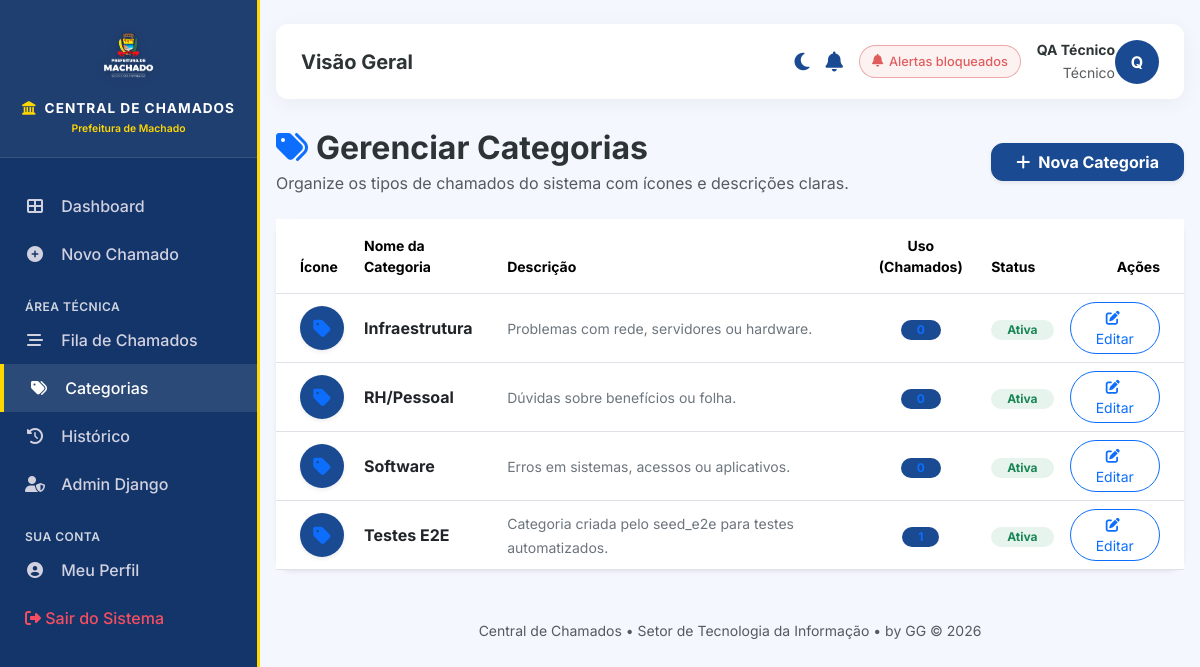
The page /tickets/categorias/ (signed in) on the database its author committed.
### accounts/models.py (models this page shows, shortened)
class User(AbstractUser):
    is_technician = models.BooleanField(
        default=False,
        verbose_name='É Técnico de TI',
        help_text='Marque se este usuário é um técnico de suporte'
    )
    must_change_password = models.BooleanField(
        default=False,
        verbose_name='Deve trocar senha no próximo login',
    )
    departamento = models.CharField(
        max_length=100,
        blank=True,
        verbose_name='Departamento'
    )
    telefone = models.CharField(
        max_length=20,
        blank=True,
        verbose_name='Telefone'
    )
    aceitou_termos = models.BooleanField(
        default=False,
        verbose_name='Aceitou os Termos de Uso e Política de Privacidade',
    )
    data_aceite_termos = models.DateTimeField(
        null=True,
        blank=True,
        verbose_name='Data da aceitação dos Termos',
    )
    class Meta:
        verbose_name = 'Usuário'
        verbose_name_plural = 'Usuários'
        ordering = ['username']

### tickets/models.py (models this page shows, shortened)
class Categoria(models.Model):
    nome = models.CharField(max_length=100, verbose_name='Nome')
    icone = models.CharField(
        max_length=50,
        blank=True,
        verbose_name='Ícone (classe FontAwesome)',
        help_text='Ex: fa-desktop, fa-network-wired, fa-print'
    )
    descricao = models.TextField(blank=True, verbose_name='Descrição')
    ativa = models.BooleanField(default=True, verbose_name='Ativa')
    class Meta:
        verbose_name = 'Categoria'
        verbose_name_plural = 'Categorias'
        ordering = ['nome']

### tickets/views.py (the view)
# urls.py: path('categorias/', views.lista_categorias, name='categorias'),
@tecnico_required
def lista_categorias(request):
    categorias = Categoria.objects.all().annotate(total_tickets=Count('ticket')).order_by('nome')
    return render(request, 'tickets/categoria_list.html', {'categorias': categorias})

### config/context_processors.py (called while the page is built)
def pusher_config(request):
    return {
        'PUSHER_ENABLED': getattr(settings, 'PUSHER_CLIENT', None) is not None,
        'PUSHER_KEY': getattr(settings, 'PUSHER_KEY', '') or '',
        'PUSHER_CLUSTER': getattr(settings, 'PUSHER_CLUSTER', '') or '',
        'VAPID_PUBLIC_KEY': getattr(settings, 'VAPID_PUBLIC_KEY', '') or '',
    }

### templates/tickets/categoria_list.html (shortened to what this page needs)
{% extends 'base.html' %}
{% block content %}
<div class="d-flex flex-wrap justify-content-between align-items-center mb-4 gap-2">
    <div>
        <h2 class="fw-bold mb-1"><i class="fas fa-tags text-primary me-2" aria-hidden="true"></i>Gerenciar Categorias</h2>
        <p class="text-muted mb-0">Organize os tipos de chamados do sistema com ícones e descrições claras.</p>
    </div>
    <a href="{% url 'tickets:categoria_create' %}" class="btn btn-primary fw-bold px-4 shadow-sm">
        <i class="fas fa-plus me-2" aria-hidden="true"></i>Nova Categoria
    </a>
</div>
<div class="card border-0 shadow-sm">
    <div class="table-responsive">
        <table class="table table-hover align-middle mb-0" aria-label="Tabela de categorias de chamados">
            <thead class="bg-light text-muted small">
                <tr>
                    <th scope="col" class="ps-4 py-3" style="width: 80px;">Ícone</th>
                    <th scope="col" class="py-3">Nome da Categoria</th>
                    <th scope="col" class="py-3">Descrição</th>
                    <th scope="col" class="py-3 text-center">Uso (Chamados)</th>
                    <th scope="col" class="py-3">Status</th>
                    <th scope="col" class="py-3 text-end pe-4">Ações</th>
                </tr>
            </thead>
            <tbody>
                {% for categoria in categorias %}
                <tr>
                    <td class="ps-4">
                        <div class="bg-primary bg-opacity-10 text-primary rounded-circle d-flex align-items-center justify-content-center shadow-sm icon-lg">
                            {% if categoria.icone %}
                                <i class="fas {{ categoria.icone }} fa-lg" aria-hidden="true"></i>
                            {% else %}
                                <i class="fas fa-tag fa-lg" aria-hidden="true"></i>
                            {% endif %}
                        </div>
                    </td>
                    <td>
                        <span class="fw-bold text-dark">{{ categoria.nome }}</span>
                    </td>
                    <td>
                        <span class="text-secondary small">{{ categoria.descricao|truncatechars:60|default:"Sem descrição definida" }}</span>
                    </td>
                    <td class="text-center">
                        <span class="badge bg-primary bg-opacity-10 text-primary rounded-pill px-3 fw-bold">
                            {{ categoria.total_tickets }}
                        </span>
                    </td>
                    <td>
                        {% if categoria.ativa %}
                        <span class="badge bg-success bg-opacity-10 text-success rounded-pill px-3">Ativa</span>
                        {% else %}
                        <span class="badge bg-light text-muted border rounded-pill px-3">Inativa</span>
                        {% endif %}
                    </td>
                    <td class="text-end pe-4">
                        <a href="{% url 'tickets:categoria_update' categoria.id %}"
                           class="btn btn-sm btn-outline-primary rounded-pill px-3">
                            <i class="fas fa-edit me-1" aria-hidden="true"></i> Editar
                        </a>
                    </td>
                </tr>
                {% endfor %}
            </tbody>
        </table>
    </div>
</div>
{% endblock %}

### templates/base.html (shortened to what this page needs)
{% load static %}
<!DOCTYPE html>
<html lang="pt-br">
<head>
    <link href="https://cdn.jsdelivr.net/npm/bootstrap@5.3.2/dist/css/bootstrap.min.css" rel="stylesheet">
    <link href="https://cdnjs.cloudflare.com/ajax/libs/font-awesome/6.4.2/css/all.min.css" rel="stylesheet" media="print" onload="this.media='all'">
    <link rel="stylesheet" href="{% static 'css/base.css' %}">
    <link rel="stylesheet" href="{% static 'css/components.css' %}">
</head>
<body class="{% if not user.is_authenticated %}no-sidebar{% endif %}">
    <div class="wrapper">
        {% if user.is_authenticated %}
        <nav id="sidebar" aria-label="Menu principal">
            <div class="sidebar-header">
                <img src="{% static 'image/machado.png' %}" alt="Prefeitura de Machado" class="sidebar-logo" width="124" height="70" style="height: auto;">
                <h4><i class="fas fa-landmark me-2" style="color: var(--accent-color);"></i>CENTRAL DE CHAMADOS</h4>
                <small class="text-xxs" style="color: var(--accent-color); display: block; margin-top: 5px; font-weight: 600;">Prefeitura de Machado</small>
            </div>
            <ul class="list-unstyled mt-4">
                <li class="{% if request.resolver_match.url_name == 'dashboard' %}active{% endif %}">
                    <a href="{% url 'tickets:dashboard' %}"><i class="fas fa-th-large"></i> Dashboard</a>
                </li>
                <li class="{% if request.resolver_match.url_name == 'create' %}active{% endif %}">
                    <a href="{% url 'tickets:create' %}"><i class="fas fa-plus-circle"></i> Novo Chamado</a>
                </li>
                {% if user.is_technician %}
                <li class="small">Área Técnica</li>
                <li class="{% if request.resolver_match.url_name == 'fila_admin' %}active{% endif %}">
                    <a href="{% url 'tickets:fila_admin' %}"><i class="fas fa-stream"></i> Fila de Chamados</a>
                </li>
                <li class="{% if request.resolver_match.url_name == 'categorias' %}active{% endif %}">
                    <a href="{% url 'tickets:categorias' %}"><i class="fas fa-tags"></i> Categorias</a>
                </li>
                <li><a href="{% url 'tickets:historico' %}"><i class="fas fa-history"></i> Histórico</a></li>
                <li><a href="{% url 'admin:index' %}" target="_blank"><i class="fas fa-user-shield"></i> Admin Django</a></li>
                {% endif %}
                <li class="small">Sua Conta</li>
                <li><a href="{% url 'accounts:profile' %}"><i class="fas fa-user-circle"></i> Meu Perfil</a></li>
                <li>
                    <button type="button" onclick="document.getElementById('logout-form').submit();" class="logout-btn-sidebar">
                        <i class="fas fa-sign-out-alt"></i> Sair do Sistema
                    </button>
                </li>
            </ul>
        </nav>
        {% endif %}
        <div id="content">
            {% if user.is_authenticated %}
            <div class="top-bar">
                <div class="d-flex align-items-center me-2 min-w-0">
                    <h5 class="mb-0 fw-bold text-truncate">{% block page_title %}Visão Geral{% endblock %}</h5>
                </div>
                <div class="d-flex align-items-center justify-content-end flex-shrink-0 ms-auto gap-2 gap-sm-3 top-bar-right">
                    <button type="button" id="btn-theme-toggle" class="btn btn-link p-0 border-0" aria-label="Alternar modo escuro" title="Alternar tema">
                        <i class="fas fa-moon fa-lg" id="theme-icon" aria-hidden="true" style="color: var(--primary-color);"></i>
                    </button>
                    <a href="#" id="sino-notificacoes" class="position-relative" title="Notificações" aria-label="Notificações" data-bs-toggle="offcanvas" data-bs-target="#drawerNotificacoes" aria-controls="drawerNotificacoes">
                        <i class="fas fa-bell fa-lg" aria-hidden="true" style="color: var(--primary-color);"></i>
                    </a>
                    <div id="notif-permission-item" class="d-none" title="Notificações do navegador">
                        <button type="button" id="btn-ativar-notificacoes" class="notif-enable-btn" aria-label="Ativar notificações do navegador">
                            <i class="fas fa-bell" aria-hidden="true"></i>
                            <span id="notif-btn-texto" class="d-none d-sm-inline">Ativar Alertas</span>
                        </button>
                    </div>
                    <div class="user-badge d-flex align-items-center">
                        <div class="text-end d-none d-md-block">
                            <div class="fw-bold small">{{ user.get_full_name|default:user.username }}</div>
                            <small class="text-muted">{% if user.is_technician %}Técnico{% else %}Solicitante{% endif %}</small>
                        </div>
                        <div class="text-white rounded-circle d-flex align-items-center justify-content-center icon-lg" style="font-weight: 700; background-color: var(--primary-color);">
                            {{ user.username|slice:":1"|upper }}
                        </div>
                    </div>
                </div>
            </div>
            {% endif %}
            <main>{% block content %}{% endblock %}</main>
            <footer class="text-center text-muted mt-5 pb-4">
                <small>Central de Chamados &bull; Setor de Tecnologia da Informação &bull; by GG &copy; {% now "Y" %}</small>
            </footer>
        </div>
    </div>
</body>
</html>

### static/css/components.css (style rules this page uses)
.card { border-radius: 16px; box-shadow: 0 4px 20px rgba(0, 0, 0, 0.05); }
.btn { border-radius: 12px; }
.text-xxs { font-size: 0.65rem; }
.icon-lg { width: 44px; height: 44px; flex-shrink: 0; }
.min-w-0 { min-width: 0; }

### rows shown on the page
User: get_full_name "QA Técnico", username "Q"
Categoria: nome "Infraestrutura", descricao "Problemas com rede, servidores ou hardware.", total_tickets "0", ativa "Ativa"
Categoria: nome "RH/Pessoal", descricao "Dúvidas sobre benefícios ou folha.", total_tickets "0", ativa "Ativa"
Categoria: nome "Software", descricao "Erros em sistemas, acessos ou aplicativos.", total_tickets "0", ativa "Ativa"
Categoria: nome "Testes E2E", descricao "Categoria criada pelo seed_e2e para testes automatizados.", total_tickets "1", ativa "Ativa"
